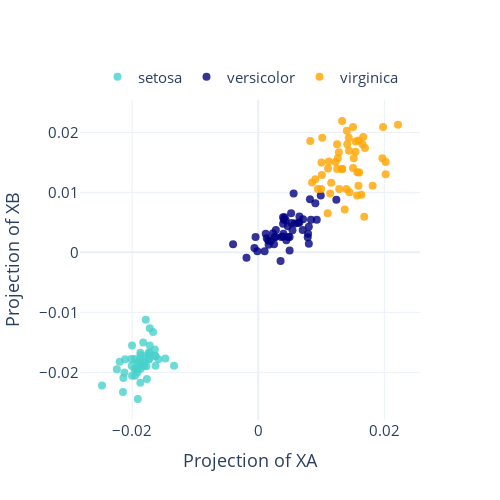
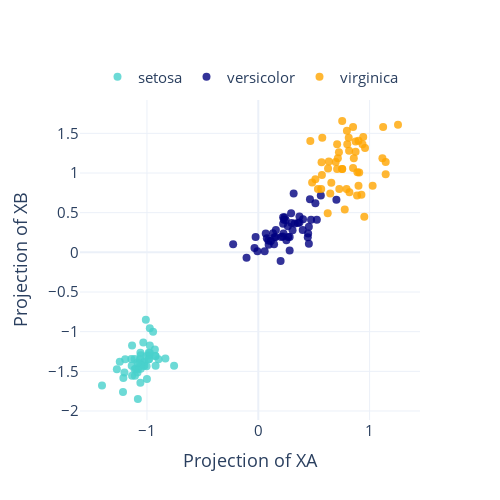
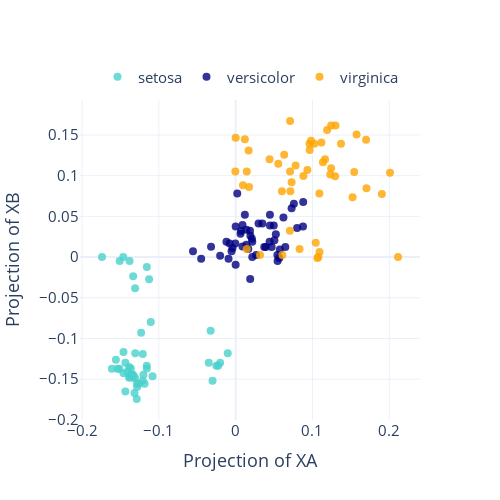
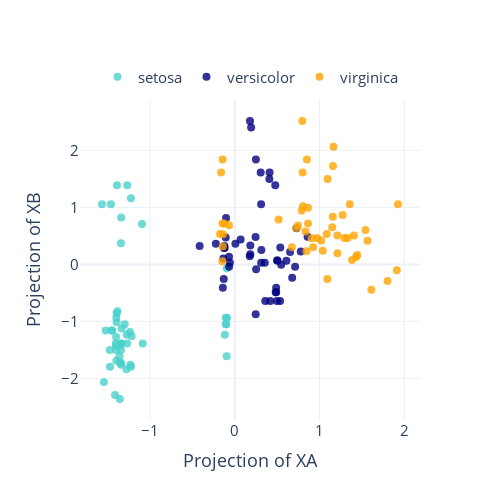

Notebook cell for these charts, in order:
### Code cell
for missing_ratio in missing_ratios:

    # Introduce missing values
    X_missing = introduce_missing_values(X, missing_ratio)
    scaler = StandardScaler()
    X_missing_scaled = scaler.fit_transform(X_missing)
    
    # PROBABILISTIC CCA -----------------------------------------------------------------------------------------------

    # Split the dataset
    XA, XB  = X_missing_scaled[:,indices_A], X_missing_scaled[:,indices_B]

    # Run the EM
    pcca = PCCA(n_components=1, max_iter=1000, tol=1e-10)
    pcca.fit(XA, XB)

    # Get the projections
    XA_c, XB_c = pcca.transform(XA, XB)

    # Results
    print(f'Correlation with Probabilistic CCA and {100*missing_ratio}% missing values: {np.corrcoef(XA_c.flatten(), XB_c.flatten())[0,1]:.3f}')
    plot_CCA_iris(XA_c, XB_c, colors, y, target_names, save=False, save_path=f"PCCA{100*missing_ratio:.0f}IRIS.pdf")
    
    
    # STANDARD CCA -----------------------------------------------------------------------------------------------
    
    # Fill missing values with the mean
    X_missing_filled = X_missing.copy()
    X_missing_filled[np.isnan(X_missing_filled)] = np.mean(X_missing_filled[~np.isnan(X_missing_filled)], axis=0)
    scaler = StandardScaler()
    X_missing_filled = scaler.fit_transform(X_missing_filled)
    
    # Split the dataset
    XA, XB = X_missing_filled[:,indices_A], X_missing_filled[:,indices_B]

    # Perform CCA
    cca = CCA(n_components=1) 
    cca.fit(XA, XB)

    # Get the projections
    XA_c, XB_c = cca.transform(XA, XB)

    # Results
    print(f'Correlation with Standard CCA and {100*missing_ratio}% missing values: {np.corrcoef(XA_c.flatten(), XB_c.flatten())[0,1]:.3f}')
    plot_CCA_iris(XA_c, XB_c, colors, y, target_names, save=False, save_path=f"CCA{100*missing_ratio:.0f}IRIS.pdf")
